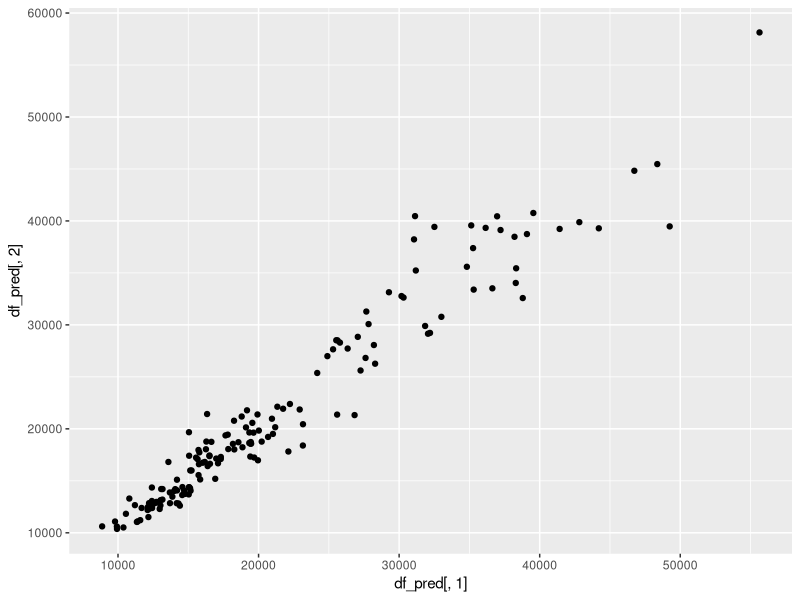
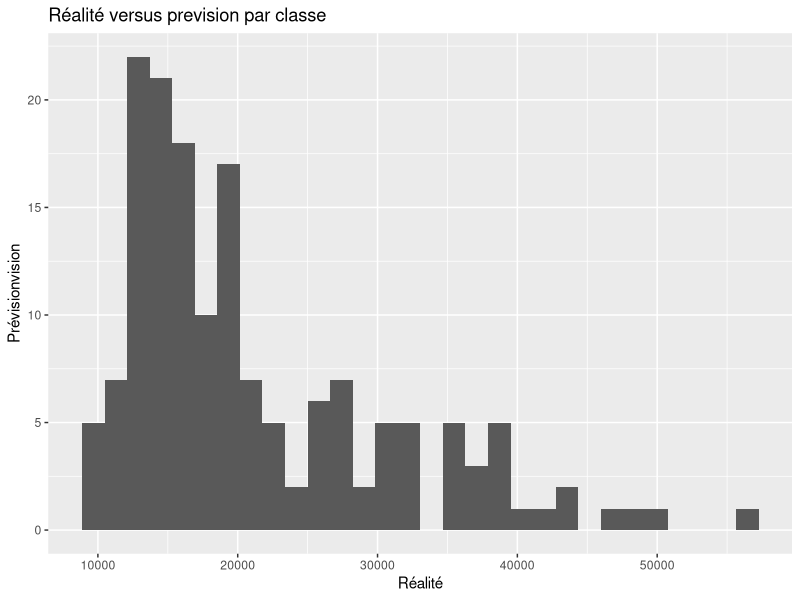

The R source for these figures, in order:
## ---- chunk 1
knitr::opts_chunk$set(echo = TRUE)
## ---- chunk 2
# on charge le paquet
library(caret)

# On utilisera le dataset `mtcars`
data("cars")
# Utilisation de `set.seed()`
set.seed(300)

# On imposera la loi de partition des données

trainIndex <- createDataPartition(cars$Price, p = .8, 
                                  list = FALSE, 
                                  times = 1)

# On observe le contenu des 6 première ligne du tableau
head(cars)

# On vérifie le contnue du data set
str(cars)

# On établie les partitions de test et d'entrainement
carsTrain <- cars[trainIndex,]
carsTest <- cars[-trainIndex,]

# zone de test
fitControl <- trainControl(## 5-fold CV
  method = "repeatedcv",
  number = 5,
  # Répeter 5 fois
  repeats = 5)

set.seed(300)

t_before <- Sys.time()
Fit1 <- train(Price ~ ., data = carsTrain, 
              method = "rf", # methode d'arbre de décision random forest(rf), on peut tester "nnet" aussi
              trControl = fitControl,
              verbose = FALSE)
t_after <- Sys.time() 
duree <- t_after - t_before # code pour voir combien de temps ca va durée
print(duree) 

# on teste le modèle
Fit1 

# Définir le modèle de prédiction pour le test
prediction_carsTest    <- predict(Fit1, carsTest)
df_pred                <- data.frame(carsTest$Price,prediction_carsTest )

ecart <- df_pred[,1] == df_pred[,2]
nombre_reussites <- sum(ecart)
nombre           <- nrow(df_pred)
accuracy         <- nombre_reussites/nombre * 100

# on utilisera le paquet ggplot2
library(ggplot2)

qplot(df_pred[,1],df_pred[,2])

# Représentation graphique
ggplot(df_pred) +
  aes(x = carsTest.Price, fill = prediction_carsTest) +
  geom_histogram() +
  scale_fill_hue() +
  labs(x = "Réalité", y = "Prévisionvision", title = "Réalité versus prevision par classe", fill = "Répartition") +
  theme_gray()

